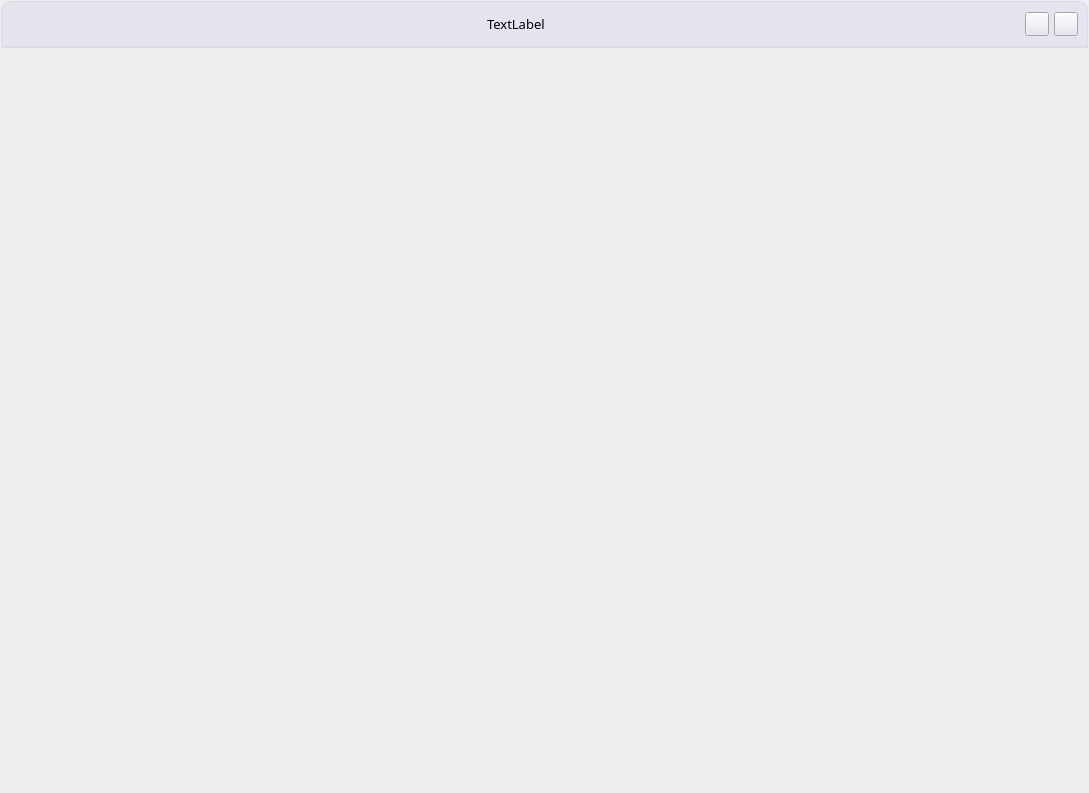
<?xml version="1.0" encoding="UTF-8"?>
<ui version="4.0">
 <class>AgoraStudentWidget</class>
 <widget class="QWidget" name="AgoraStudentWidget">
  <property name="geometry">
   <rect>
    <x>0</x>
    <y>0</y>
    <width>1089</width>
    <height>793</height>
   </rect>
  </property>
  <property name="windowTitle">
   <string>AgoraStudentWidget</string>
  </property>
  <property name="autoFillBackground">
   <bool>true</bool>
  </property>
  <property name="styleSheet">
   <string notr="true"/>
  </property>
  <layout class="QVBoxLayout" name="verticalLayout" stretch="0,30">
   <property name="spacing">
    <number>0</number>
   </property>
   <property name="leftMargin">
    <number>1</number>
   </property>
   <property name="topMargin">
    <number>1</number>
   </property>
   <property name="rightMargin">
    <number>1</number>
   </property>
   <property name="bottomMargin">
    <number>1</number>
   </property>
   <item>
    <widget class="QWidget" name="top_widget" native="true">
     <property name="styleSheet">
      <string notr="true">QWidget{
background: #E5E5F0;
}
#top_widget{
border-left:1px solid #DBDBEA;
border-right:1px solid #DBDBEA;
border-bottom:1px solid #DBDBEA;
border-top:1px solid #DBDBEA;
border-top-left-radius:10px;
border-top-right-radius:10px;
}

</string>
     </property>
     <layout class="QHBoxLayout" name="horizontalLayout" stretch="20,1,20,0,1">
      <property name="spacing">
       <number>5</number>
      </property>
      <property name="rightMargin">
       <number>10</number>
      </property>
      <item>
       <spacer name="horizontalSpacer">
        <property name="orientation">
         <enum>Qt::Horizontal</enum>
        </property>
        <property name="sizeHint" stdset="0">
         <size>
          <width>40</width>
          <height>20</height>
         </size>
        </property>
       </spacer>
      </item>
      <item>
       <widget class="QLabel" name="ClassroomNameLabel">
        <property name="font">
         <font>
          <family>微软雅黑</family>
          <pointsize>10</pointsize>
         </font>
        </property>
        <property name="text">
         <string>TextLabel</string>
        </property>
       </widget>
      </item>
      <item>
       <spacer name="horizontalSpacer_2">
        <property name="orientation">
         <enum>Qt::Horizontal</enum>
        </property>
        <property name="sizeHint" stdset="0">
         <size>
          <width>40</width>
          <height>20</height>
         </size>
        </property>
       </spacer>
      </item>
      <item>
       <widget class="QPushButton" name="ChangeSizePushButton">
        <property name="minimumSize">
         <size>
          <width>24</width>
          <height>24</height>
         </size>
        </property>
        <property name="maximumSize">
         <size>
          <width>24</width>
          <height>24</height>
         </size>
        </property>
        <property name="styleSheet">
         <string notr="true">QPushButton{
border-image: url(&quot;:/image/resource/icon-max@2x.png&quot;);
}

QPushButton:hover{
border-image: url(&quot;:/image/resource/icon-max-hover.png&quot;);
}

QPushButton:checked{
border-image: url(&quot;:/image/resource/icon-min@2x.png&quot;);
}

QPushButton:checked:hover{
border-image: url(&quot;:/image/resource/icon-min-hover@2x.png&quot;);
}</string>
        </property>
        <property name="text">
         <string/>
        </property>
        <property name="checkable">
         <bool>true</bool>
        </property>
       </widget>
      </item>
      <item>
       <widget class="QPushButton" name="ExitPushButton">
        <property name="sizePolicy">
         <sizepolicy hsizetype="Minimum" vsizetype="Preferred">
          <horstretch>0</horstretch>
          <verstretch>0</verstretch>
         </sizepolicy>
        </property>
        <property name="minimumSize">
         <size>
          <width>24</width>
          <height>24</height>
         </size>
        </property>
        <property name="maximumSize">
         <size>
          <width>24</width>
          <height>24</height>
         </size>
        </property>
        <property name="styleSheet">
         <string notr="true">#ExitPushButton {border-image:url(&quot;:/image/resource/icon-exit@2x.png&quot;);}

#ExitPushButton:hover{
border-image:url(&quot;:/image/resource/icon-exit-hover@2x.png&quot;);
}</string>
        </property>
        <property name="text">
         <string/>
        </property>
       </widget>
      </item>
     </layout>
    </widget>
   </item>
   <item>
    <widget class="QWidget" name="widget" native="true">
     <property name="styleSheet">
      <string notr="true">
#widget{

border-bottom-left-radius:10px;
border-bottom-right-radius:10px;
border-top:1px solid #DBDBEA;
}
</string>
     </property>
     <layout class="QVBoxLayout" name="verticalLayout_2">
      <property name="spacing">
       <number>0</number>
      </property>
      <property name="leftMargin">
       <number>0</number>
      </property>
      <property name="topMargin">
       <number>0</number>
      </property>
      <property name="rightMargin">
       <number>0</number>
      </property>
      <property name="bottomMargin">
       <number>0</number>
      </property>
      <item>
       <layout class="QGridLayout" name="gridLayout"/>
      </item>
     </layout>
    </widget>
   </item>
  </layout>
 </widget>
 <layoutdefault spacing="6" margin="11"/>
 <resources>
  <include location="../agora_edu_demo.qrc"/>
 </resources>
 <connections/>
</ui>
